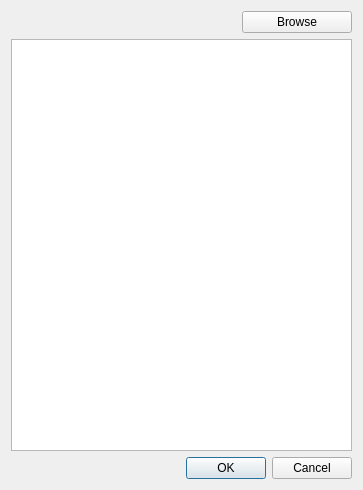
<?xml version="1.0" encoding="UTF-8"?>
<ui version="4.0">
 <class>GeneralConfigDlg</class>
 <widget class="QDialog" name="GeneralConfigDlg">
  <property name="geometry">
   <rect>
    <x>0</x>
    <y>0</y>
    <width>363</width>
    <height>490</height>
   </rect>
  </property>
  <property name="windowTitle">
   <string>Dialog</string>
  </property>
  <layout class="QGridLayout" name="gridLayout">
   <item row="0" column="2">
    <widget class="QPushButton" name="buttonBrowseAGF">
     <property name="text">
      <string>Browse</string>
     </property>
    </widget>
   </item>
   <item row="2" column="0" colspan="3">
    <widget class="QDialogButtonBox" name="buttonBox">
     <property name="orientation">
      <enum>Qt::Horizontal</enum>
     </property>
     <property name="standardButtons">
      <set>QDialogButtonBox::Cancel|QDialogButtonBox::Ok</set>
     </property>
    </widget>
   </item>
   <item row="1" column="0" colspan="3">
    <widget class="QListWidget" name="listCatalogs"/>
   </item>
  </layout>
 </widget>
 <resources/>
 <connections>
  <connection>
   <sender>buttonBox</sender>
   <signal>accepted()</signal>
   <receiver>GeneralConfigDlg</receiver>
   <slot>accept()</slot>
   <hints>
    <hint type="sourcelabel">
     <x>248</x>
     <y>254</y>
    </hint>
    <hint type="destinationlabel">
     <x>157</x>
     <y>274</y>
    </hint>
   </hints>
  </connection>
  <connection>
   <sender>buttonBox</sender>
   <signal>rejected()</signal>
   <receiver>GeneralConfigDlg</receiver>
   <slot>reject()</slot>
   <hints>
    <hint type="sourcelabel">
     <x>316</x>
     <y>260</y>
    </hint>
    <hint type="destinationlabel">
     <x>286</x>
     <y>274</y>
    </hint>
   </hints>
  </connection>
 </connections>
</ui>
